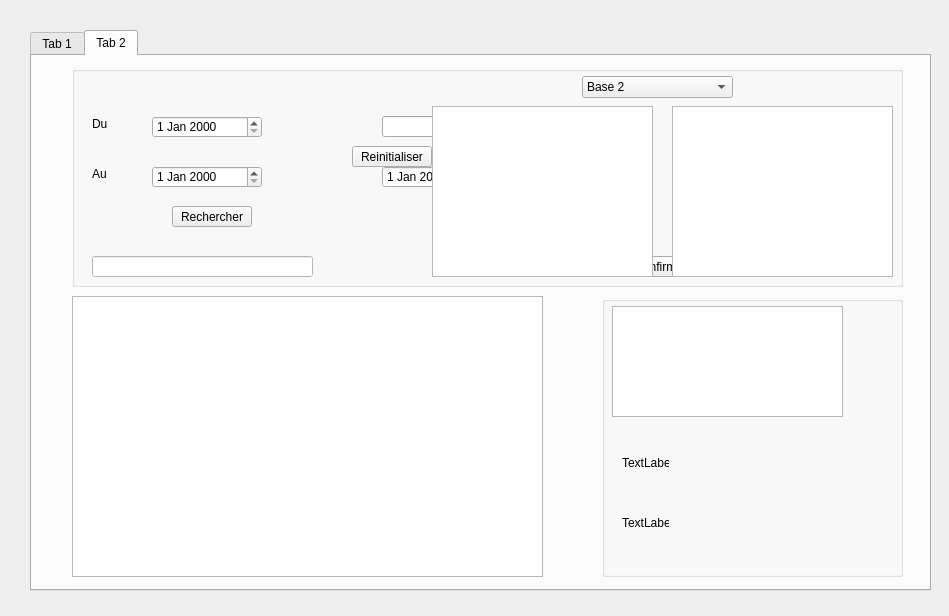
<?xml version="1.0" encoding="UTF-8"?>
<ui version="4.0">
 <class>Stock</class>
 <widget class="QDialog" name="Stock">
  <property name="geometry">
   <rect>
    <x>0</x>
    <y>0</y>
    <width>949</width>
    <height>616</height>
   </rect>
  </property>
  <property name="maximumSize">
   <size>
    <width>949</width>
    <height>616</height>
   </size>
  </property>
  <property name="windowTitle">
   <string>Dialog</string>
  </property>
  <widget class="QTabWidget" name="tabWidget">
   <property name="geometry">
    <rect>
     <x>30</x>
     <y>30</y>
     <width>901</width>
     <height>561</height>
    </rect>
   </property>
   <property name="minimumSize">
    <size>
     <width>901</width>
     <height>561</height>
    </size>
   </property>
   <property name="currentIndex">
    <number>1</number>
   </property>
   <widget class="QWidget" name="tab">
    <attribute name="title">
     <string>Tab 1</string>
    </attribute>
    <widget class="QGroupBox" name="groupBox">
     <property name="geometry">
      <rect>
       <x>610</x>
       <y>250</y>
       <width>261</width>
       <height>261</height>
      </rect>
     </property>
     <property name="title">
      <string/>
     </property>
     <widget class="QLabel" name="label_11">
      <property name="geometry">
       <rect>
        <x>20</x>
        <y>200</y>
        <width>47</width>
        <height>13</height>
       </rect>
      </property>
      <property name="text">
       <string>Etats </string>
      </property>
     </widget>
     <widget class="QTableView" name="tableView_3">
      <property name="geometry">
       <rect>
        <x>100</x>
        <y>150</y>
        <width>151</width>
        <height>101</height>
       </rect>
      </property>
     </widget>
     <widget class="QTableView" name="tableView_4">
      <property name="geometry">
       <rect>
        <x>10</x>
        <y>20</y>
        <width>241</width>
        <height>101</height>
       </rect>
      </property>
     </widget>
    </widget>
    <widget class="QTableView" name="tableView_2">
     <property name="geometry">
      <rect>
       <x>30</x>
       <y>250</y>
       <width>541</width>
       <height>271</height>
      </rect>
     </property>
    </widget>
    <widget class="QGroupBox" name="groupBox_4">
     <property name="geometry">
      <rect>
       <x>160</x>
       <y>20</y>
       <width>541</width>
       <height>211</height>
      </rect>
     </property>
     <property name="title">
      <string/>
     </property>
     <widget class="QLineEdit" name="lineEdit">
      <property name="geometry">
       <rect>
        <x>40</x>
        <y>150</y>
        <width>113</width>
        <height>21</height>
       </rect>
      </property>
      <property name="styleSheet">
       <string notr="true">color: rgb(0, 0, 0);
background-color: rgb(255, 255, 255);</string>
      </property>
     </widget>
     <widget class="QPushButton" name="pushButton">
      <property name="geometry">
       <rect>
        <x>390</x>
        <y>30</y>
        <width>80</width>
        <height>21</height>
       </rect>
      </property>
      <property name="text">
       <string>Rechercher</string>
      </property>
     </widget>
     <widget class="QDateEdit" name="dateEdit">
      <property name="geometry">
       <rect>
        <x>250</x>
        <y>30</y>
        <width>110</width>
        <height>22</height>
       </rect>
      </property>
      <property name="styleSheet">
       <string notr="true">color: rgb(0, 0, 0);</string>
      </property>
     </widget>
     <widget class="QDateEdit" name="dateEdit_2">
      <property name="geometry">
       <rect>
        <x>40</x>
        <y>30</y>
        <width>110</width>
        <height>22</height>
       </rect>
      </property>
      <property name="styleSheet">
       <string notr="true">color: rgb(0, 0, 0);</string>
      </property>
     </widget>
     <widget class="QLabel" name="label">
      <property name="geometry">
       <rect>
        <x>10</x>
        <y>30</y>
        <width>21</width>
        <height>16</height>
       </rect>
      </property>
      <property name="text">
       <string>Du</string>
      </property>
     </widget>
     <widget class="QLabel" name="label_2">
      <property name="geometry">
       <rect>
        <x>210</x>
        <y>30</y>
        <width>21</width>
        <height>16</height>
       </rect>
      </property>
      <property name="text">
       <string>Au</string>
      </property>
     </widget>
    </widget>
   </widget>
   <widget class="QWidget" name="tab_2">
    <attribute name="title">
     <string>Tab 2</string>
    </attribute>
    <widget class="QTableView" name="tableView">
     <property name="geometry">
      <rect>
       <x>40</x>
       <y>240</y>
       <width>471</width>
       <height>281</height>
      </rect>
     </property>
    </widget>
    <widget class="QGroupBox" name="groupBox_2">
     <property name="geometry">
      <rect>
       <x>570</x>
       <y>240</y>
       <width>301</width>
       <height>281</height>
      </rect>
     </property>
     <property name="title">
      <string/>
     </property>
     <widget class="QLabel" name="label_7">
      <property name="geometry">
       <rect>
        <x>20</x>
        <y>160</y>
        <width>47</width>
        <height>13</height>
       </rect>
      </property>
      <property name="text">
       <string>TextLabel</string>
      </property>
     </widget>
     <widget class="QLabel" name="label_8">
      <property name="geometry">
       <rect>
        <x>20</x>
        <y>220</y>
        <width>47</width>
        <height>13</height>
       </rect>
      </property>
      <property name="text">
       <string>TextLabel</string>
      </property>
     </widget>
     <widget class="QTableView" name="tableView_5">
      <property name="geometry">
       <rect>
        <x>10</x>
        <y>10</y>
        <width>231</width>
        <height>111</height>
       </rect>
      </property>
     </widget>
    </widget>
    <widget class="QGroupBox" name="groupBox_3">
     <property name="geometry">
      <rect>
       <x>40</x>
       <y>10</y>
       <width>831</width>
       <height>221</height>
      </rect>
     </property>
     <property name="title">
      <string/>
     </property>
     <widget class="QLabel" name="label_3">
      <property name="geometry">
       <rect>
        <x>20</x>
        <y>100</y>
        <width>21</width>
        <height>16</height>
       </rect>
      </property>
      <property name="text">
       <string>Au</string>
      </property>
     </widget>
     <widget class="QDateEdit" name="dateEdit_3">
      <property name="geometry">
       <rect>
        <x>80</x>
        <y>50</y>
        <width>110</width>
        <height>22</height>
       </rect>
      </property>
      <property name="styleSheet">
       <string notr="true">color: rgb(0, 0, 0);</string>
      </property>
     </widget>
     <widget class="QLabel" name="label_4">
      <property name="geometry">
       <rect>
        <x>20</x>
        <y>50</y>
        <width>21</width>
        <height>16</height>
       </rect>
      </property>
      <property name="text">
       <string>Du</string>
      </property>
     </widget>
     <widget class="QPushButton" name="pushButton_2">
      <property name="geometry">
       <rect>
        <x>100</x>
        <y>140</y>
        <width>80</width>
        <height>21</height>
       </rect>
      </property>
      <property name="text">
       <string>Rechercher</string>
      </property>
     </widget>
     <widget class="QLineEdit" name="lineEdit_2">
      <property name="geometry">
       <rect>
        <x>20</x>
        <y>190</y>
        <width>221</width>
        <height>21</height>
       </rect>
      </property>
      <property name="styleSheet">
       <string notr="true">color: rgb(0, 0, 0);
background-color: rgb(255, 255, 255);</string>
      </property>
     </widget>
     <widget class="QDateEdit" name="dateEdit_4">
      <property name="geometry">
       <rect>
        <x>80</x>
        <y>100</y>
        <width>110</width>
        <height>22</height>
       </rect>
      </property>
      <property name="styleSheet">
       <string notr="true">color: rgb(0, 0, 0);</string>
      </property>
     </widget>
     <widget class="QComboBox" name="comboBox">
      <property name="geometry">
       <rect>
        <x>510</x>
        <y>10</y>
        <width>151</width>
        <height>22</height>
       </rect>
      </property>
      <item>
       <property name="text">
        <string>Base 2</string>
       </property>
      </item>
      <item>
       <property name="text">
        <string>Base 2</string>
       </property>
      </item>
      <item>
       <property name="text">
        <string/>
       </property>
      </item>
     </widget>
     <widget class="QLineEdit" name="lineEdit_3">
      <property name="geometry">
       <rect>
        <x>450</x>
        <y>50</y>
        <width>113</width>
        <height>21</height>
       </rect>
      </property>
     </widget>
     <widget class="QLineEdit" name="lineEdit_4">
      <property name="geometry">
       <rect>
        <x>450</x>
        <y>100</y>
        <width>113</width>
        <height>21</height>
       </rect>
      </property>
     </widget>
     <widget class="QLineEdit" name="lineEdit_5">
      <property name="geometry">
       <rect>
        <x>610</x>
        <y>50</y>
        <width>113</width>
        <height>21</height>
       </rect>
      </property>
     </widget>
     <widget class="QLineEdit" name="lineEdit_6">
      <property name="geometry">
       <rect>
        <x>610</x>
        <y>100</y>
        <width>113</width>
        <height>21</height>
       </rect>
      </property>
     </widget>
     <widget class="QLineEdit" name="lineEdit_7">
      <property name="geometry">
       <rect>
        <x>450</x>
        <y>150</y>
        <width>113</width>
        <height>21</height>
       </rect>
      </property>
     </widget>
     <widget class="QLineEdit" name="lineEdit_8">
      <property name="geometry">
       <rect>
        <x>610</x>
        <y>150</y>
        <width>113</width>
        <height>21</height>
       </rect>
      </property>
     </widget>
     <widget class="QLineEdit" name="lineEdit_9">
      <property name="geometry">
       <rect>
        <x>310</x>
        <y>50</y>
        <width>113</width>
        <height>21</height>
       </rect>
      </property>
     </widget>
     <widget class="QPushButton" name="pushButton_3">
      <property name="geometry">
       <rect>
        <x>550</x>
        <y>190</y>
        <width>80</width>
        <height>21</height>
       </rect>
      </property>
      <property name="text">
       <string>confirmer</string>
      </property>
     </widget>
     <widget class="QDateEdit" name="dateEdit_5">
      <property name="geometry">
       <rect>
        <x>310</x>
        <y>100</y>
        <width>110</width>
        <height>22</height>
       </rect>
      </property>
     </widget>
     <widget class="QTableView" name="tableView_6">
      <property name="geometry">
       <rect>
        <x>600</x>
        <y>40</y>
        <width>221</width>
        <height>171</height>
       </rect>
      </property>
     </widget>
     <widget class="QTableView" name="tableView_7">
      <property name="geometry">
       <rect>
        <x>360</x>
        <y>40</y>
        <width>221</width>
        <height>171</height>
       </rect>
      </property>
     </widget>
     <widget class="QPushButton" name="pushButton_4">
      <property name="geometry">
       <rect>
        <x>280</x>
        <y>80</y>
        <width>80</width>
        <height>21</height>
       </rect>
      </property>
      <property name="text">
       <string>Reinitialiser</string>
      </property>
     </widget>
    </widget>
   </widget>
  </widget>
 </widget>
 <resources/>
 <connections/>
</ui>
